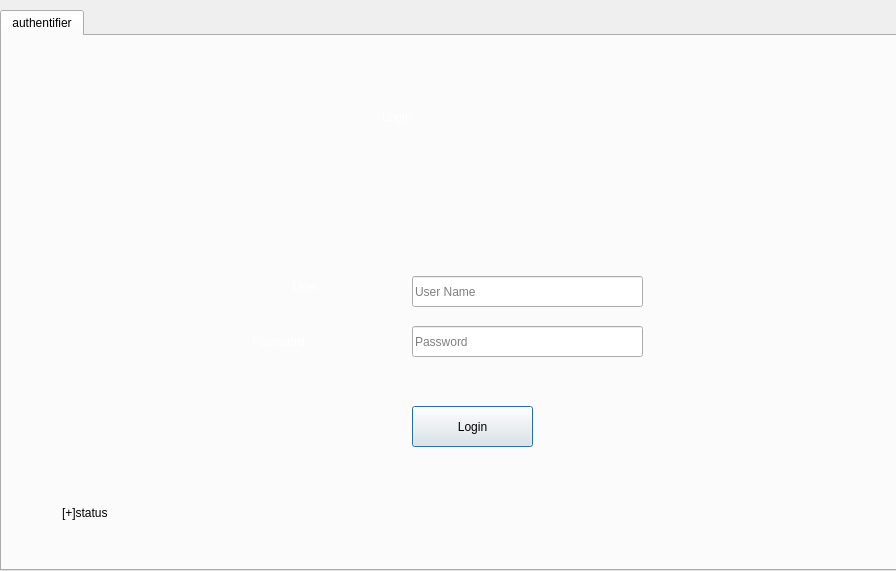
<?xml version="1.0" encoding="UTF-8"?>
<ui version="4.0">
 <class>mainwindow0</class>
 <widget class="QDialog" name="mainwindow0">
  <property name="geometry">
   <rect>
    <x>0</x>
    <y>0</y>
    <width>896</width>
    <height>571</height>
   </rect>
  </property>
  <property name="windowTitle">
   <string>ZOO'RNI</string>
  </property>
  <widget class="QTabWidget" name="tabWidget">
   <property name="geometry">
    <rect>
     <x>0</x>
     <y>10</y>
     <width>901</width>
     <height>561</height>
    </rect>
   </property>
   <property name="currentIndex">
    <number>0</number>
   </property>
   <widget class="QWidget" name="tab">
    <attribute name="title">
     <string>authentifier</string>
    </attribute>
    <widget class="QLabel" name="label_1">
     <property name="geometry">
      <rect>
       <x>0</x>
       <y>0</y>
       <width>891</width>
       <height>521</height>
      </rect>
     </property>
     <property name="text">
      <string/>
     </property>
     <property name="pixmap">
      <pixmap>../../Bureau/247590809_624209822325987_6344712974586411864_n.png</pixmap>
     </property>
     <property name="scaledContents">
      <bool>true</bool>
     </property>
    </widget>
    <widget class="QLabel" name="label_4">
     <property name="geometry">
      <rect>
       <x>380</x>
       <y>50</y>
       <width>151</width>
       <height>61</height>
      </rect>
     </property>
     <property name="styleSheet">
      <string notr="true">font: 75 30pt &quot;MS Shell Dlg 2&quot;;
color: rgb(255, 255, 255);</string>
     </property>
     <property name="text">
      <string>Login</string>
     </property>
    </widget>
    <widget class="QLineEdit" name="lineEdit_username">
     <property name="geometry">
      <rect>
       <x>410</x>
       <y>240</y>
       <width>231</width>
       <height>31</height>
      </rect>
     </property>
     <property name="styleSheet">
      <string notr="true">font: 11pt &quot;MS Shell Dlg 2&quot;;</string>
     </property>
     <property name="text">
      <string/>
     </property>
     <property name="placeholderText">
      <string>User Name</string>
     </property>
    </widget>
    <widget class="QLabel" name="user">
     <property name="geometry">
      <rect>
       <x>290</x>
       <y>240</y>
       <width>61</width>
       <height>21</height>
      </rect>
     </property>
     <property name="styleSheet">
      <string notr="true">font: 75 18pt &quot;Arial&quot;;
color: rgb(255, 255, 255);</string>
     </property>
     <property name="text">
      <string>User</string>
     </property>
    </widget>
    <widget class="QLabel" name="password">
     <property name="geometry">
      <rect>
       <x>250</x>
       <y>290</y>
       <width>141</width>
       <height>31</height>
      </rect>
     </property>
     <property name="styleSheet">
      <string notr="true">font: 75 18pt &quot;Arial&quot;;
color: rgb(255, 255, 255);
</string>
     </property>
     <property name="text">
      <string>Password</string>
     </property>
    </widget>
    <widget class="QLineEdit" name="lineEdit_password">
     <property name="geometry">
      <rect>
       <x>410</x>
       <y>290</y>
       <width>231</width>
       <height>31</height>
      </rect>
     </property>
     <property name="styleSheet">
      <string notr="true">font: 11pt &quot;MS Shell Dlg 2&quot;;</string>
     </property>
     <property name="text">
      <string/>
     </property>
     <property name="echoMode">
      <enum>QLineEdit::Password</enum>
     </property>
     <property name="placeholderText">
      <string>Password</string>
     </property>
    </widget>
    <widget class="QPushButton" name="login">
     <property name="geometry">
      <rect>
       <x>410</x>
       <y>370</y>
       <width>121</width>
       <height>41</height>
      </rect>
     </property>
     <property name="styleSheet">
      <string notr="true">font: 14pt &quot;MS Shell Dlg 2&quot;;</string>
     </property>
     <property name="text">
      <string>Login</string>
     </property>
    </widget>
    <widget class="QLabel" name="label_9">
     <property name="geometry">
      <rect>
       <x>0</x>
       <y>0</y>
       <width>891</width>
       <height>531</height>
      </rect>
     </property>
     <property name="text">
      <string/>
     </property>
     <property name="pixmap">
      <pixmap>../../../Esprit/2A16/Semestre 1/Projet C++/ZOO'RNI/charte essai 1.png</pixmap>
     </property>
     <property name="scaledContents">
      <bool>true</bool>
     </property>
    </widget>
    <widget class="QLabel" name="label">
     <property name="geometry">
      <rect>
       <x>60</x>
       <y>470</y>
       <width>47</width>
       <height>14</height>
      </rect>
     </property>
     <property name="text">
      <string>[+]status</string>
     </property>
    </widget>
    <zorder>label_1</zorder>
    <zorder>label_9</zorder>
    <zorder>label_4</zorder>
    <zorder>lineEdit_username</zorder>
    <zorder>user</zorder>
    <zorder>password</zorder>
    <zorder>lineEdit_password</zorder>
    <zorder>login</zorder>
    <zorder>label</zorder>
   </widget>
  </widget>
 </widget>
 <resources/>
 <connections/>
</ui>
